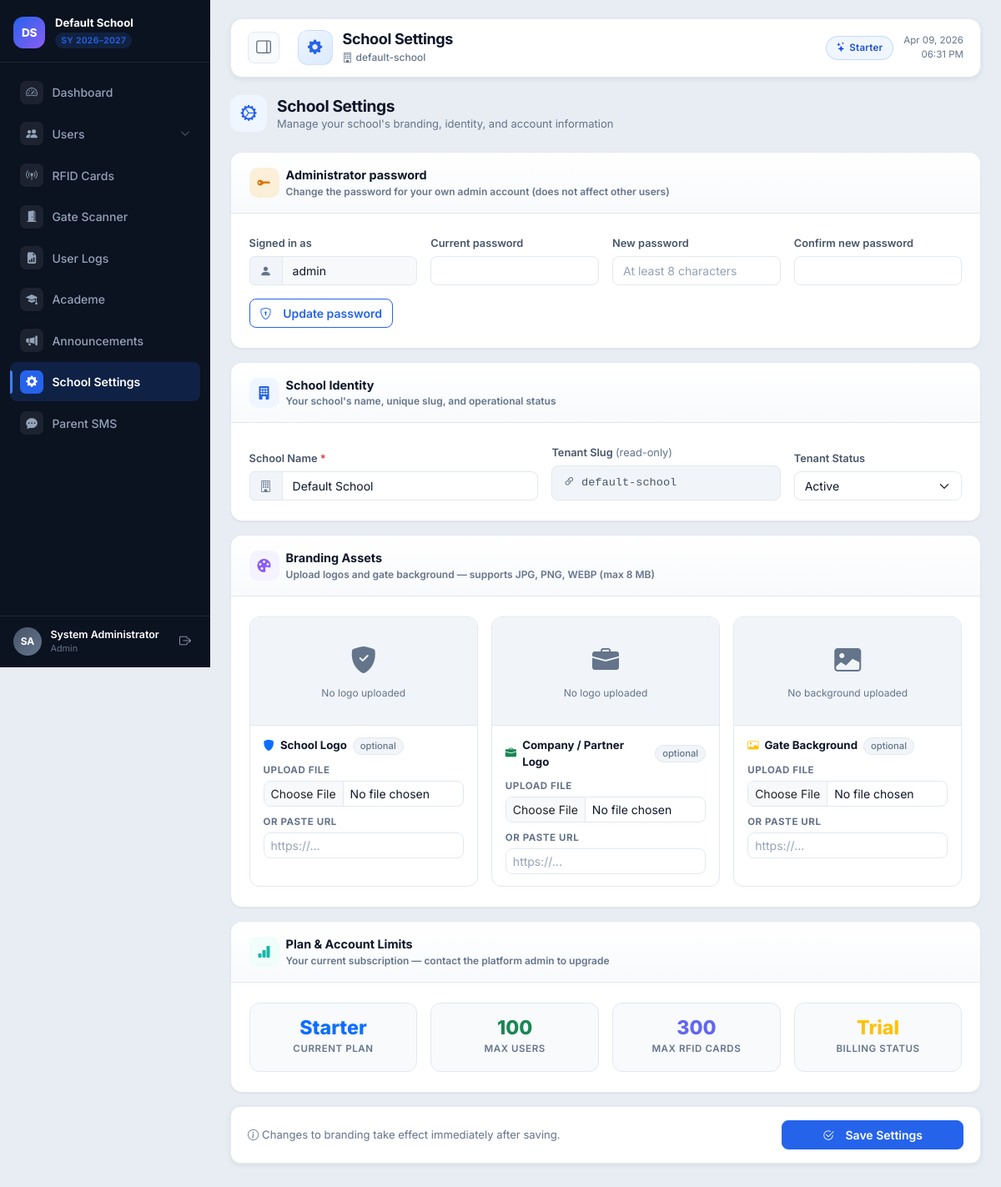
The page /public/tenant_settings.php (signed in) on the database its author committed.
### tables this page shows
CREATE TABLE IF NOT EXISTS tenants (
  id INT AUTO_INCREMENT PRIMARY KEY,
  slug VARCHAR(80) NOT NULL UNIQUE,
  school_name VARCHAR(180) NOT NULL,
  logo_url VARCHAR(255) NULL,
  company_logo_url VARCHAR(255) NULL,
  background_url VARCHAR(255) NULL,
  plan_name VARCHAR(60) NOT NULL DEFAULT 'Starter',
  max_users INT NOT NULL DEFAULT 100,
  max_cards INT NOT NULL DEFAULT 300,
  billing_status ENUM('trial', 'paid', 'past_due', 'suspended') NOT NULL DEFAULT 'trial',
  trial_ends_at DATE NULL,
  status ENUM('active', 'inactive') NOT NULL DEFAULT 'active',
  sms_enabled TINYINT(1) NOT NULL DEFAULT 0,
  sms_template_in TEXT NULL,
  sms_template_out TEXT NULL,
  sms_poll_secret VARCHAR(64) NULL,
  created_at TIMESTAMP DEFAULT CURRENT_TIMESTAMP
);

### public/tenant_settings.php (the view, shortened to what the rows shown need)
<?php
require_once __DIR__ . '/../includes/layout.php';
$tenant = currentTenant();
renderHeader('School Settings');
?>
<form method="post" enctype="multipart/form-data">
    <div class="card mb-3">
        <div class="card-body py-4">
            <div class="row g-3 align-items-end">
                <div class="col-md-5">
                    <div class="input-group">
                        <span class="input-group-text"><i class="bi bi-building"></i></span>
                        <input name="school_name" class="form-control" value="<?= h((string) $tenant['name']) ?>" placeholder="e.g. A.O. Floirendo National High School" required>
                    </div>
                </div>
                <div class="col-md-4">
                    <div class="slug-display">
                        <i class="bi bi-link-45deg"></i>
                        <span><?= h((string) $tenant['slug']) ?></span>
                    </div>
                </div>
            </div>
        </div>
    </div>
    <?php
    $billing     = strtolower((string) ($tenant['billing_status'] ?? 'trial'));
    $billingColor = match ($billing) { 'active' => 'success', 'trial' => 'warning', default => 'danger' };
    ?>
    <div class="card mb-3">
        <div class="card-body py-4">
            <div class="row g-3">
                <div class="col-6 col-md-3">
                    <div class="plan-stat-box">
                        <div class="psb-val text-primary"><?= h((string) ($tenant['plan_name'] ?? 'Starter')) ?></div>
                        <div class="psb-lbl">Current Plan</div>
                    </div>
                </div>
                <div class="col-6 col-md-3">
                    <div class="plan-stat-box">
                        <div class="psb-val text-success"><?= h((string) ($tenant['max_users'] ?? 100)) ?></div>
                        <div class="psb-lbl">Max Users</div>
                    </div>
                </div>
                <div class="col-6 col-md-3">
                    <div class="plan-stat-box">
                        <div class="psb-val" style="color:#6366f1;"><?= h((string) ($tenant['max_cards'] ?? 300)) ?></div>
                        <div class="psb-lbl">Max RFID Cards</div>
                    </div>
                </div>
                <div class="col-6 col-md-3">
                    <div class="plan-stat-box">
                        <div class="psb-val text-<?= $billingColor ?>"><?= ucfirst(h($billing)) ?></div>
                        <div class="psb-lbl">Billing Status</div>
                    </div>
                </div>
            </div>
        </div>
    </div>
</form>
<?php renderFooter(); ?>

### includes/layout.php (shortened to what the rows shown need)
<?php
require_once __DIR__ . '/bootstrap.php';
function renderHeader(string $title): void
{
    $schoolName  = tenantName();
    echo '<!doctype html><html lang="en"><head>';
    echo '<link href="https://cdn.jsdelivr.net/npm/bootstrap@5.3.3/dist/css/bootstrap.min.css" rel="stylesheet">';
    echo '<link href="' . h(BASE_URL . '/assets/ui.css') . '" rel="stylesheet">';
    echo '<link rel="preload" href="https://cdn.jsdelivr.net/npm/bootstrap-icons@1.11.3/font/bootstrap-icons.min.css" as="style" onload="this.onload=null;this.rel=\'stylesheet\'">';
    echo '</head><body>';
    echo '<div class="app-shell" id="appShell">';
    echo '<aside class="sidebar" id="appSidebar">';
    echo '<div class="sb-brand">';
    echo '<div class="sb-brand-text">';
    echo '<div class="sb-school-name">' . h($schoolName) . '</div>';
    echo '<span class="sb-year-badge">SY ' . h(date('Y')) . '–' . h((string)((int)date('Y') + 1)) . '</span>';
    echo '</div>';
    echo '</div>';
    echo '</aside>';
    echo '<main class="main-content" id="mainContent">';
    echo '<div class="topbar">';
    echo '<div class="tb-left">';
    echo '<div>';
    echo '<div class="tb-title">' . h($title) . '</div>';
    echo '<div class="tb-subtitle"><i class="bi bi-building me-1"></i>' . h(tenantSlug()) . '</div>';
    echo '</div>';
    echo '</div>';
    echo '<div class="tb-right">';
    echo '<span class="tb-plan-badge"><i class="bi bi-stars me-1"></i>' . h((string)(currentTenant()['plan_name'] ?? 'Starter')) . '</span>';
    echo '<div class="tb-datetime"><div>' . h(date('M d, Y')) . '</div><div>' . h(date('h:i A')) . '</div></div>';
    echo '</div>';
    echo '</div>';
    echo '<div class="content-container">';
}
function renderFooter(): void
{
    echo '</div></main></div>';
    echo '</body></html>';
}

### rows shown on the page
tenants: school_name "Default School", slug "default-school", plan_name "Starter", max_users "100", max_cards "300", billing_status "Trial"

### other values the page prints
$initials "DS"
$label "Dashboard"
$label "Users"
$label "RFID Cards"
$label "Gate Scanner"
$label "User Logs"
$label "Academe"
$label "Announcements"
$label "School Settings"
$label "Parent SMS"
$userInitials "SA"
$userName "System Administrator"
roleLabel($role) "Admin"
$title "School Settings"
